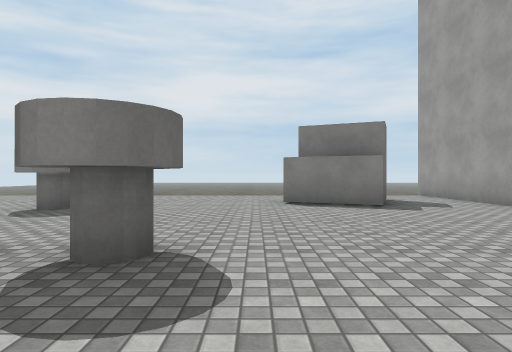
[1] (above)

16 first-person views from a walk through a scene from a Unity 3-D project. The camera is 1.2 m above the floor, looks level and sees 75° across. The floor is counted in squares, 2 m on a side. Each view is taken from the middle of a square. On the plan, view 1 faces up. The plan holds only what a view shows up to about 10 squares ahead; the rest is blank. The place goes on beyond the plan. The player character is not drawn. Some surface patterns are stand-ins.

[2]
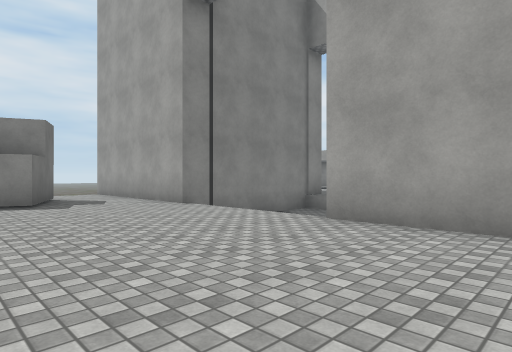

[3]
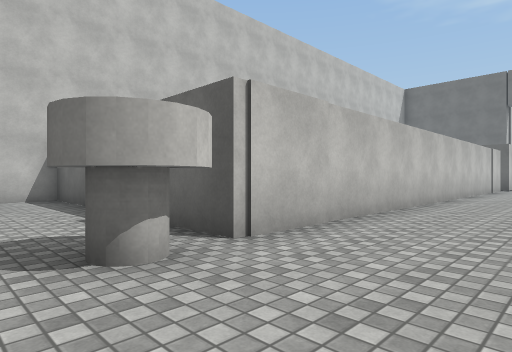

[4]
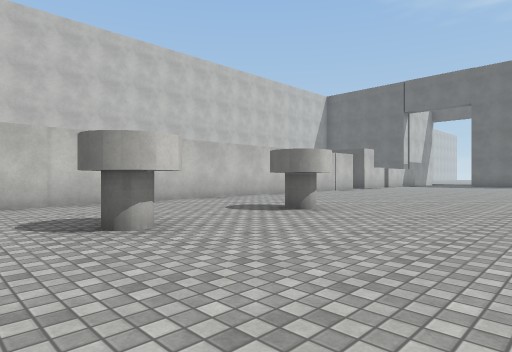

[5]
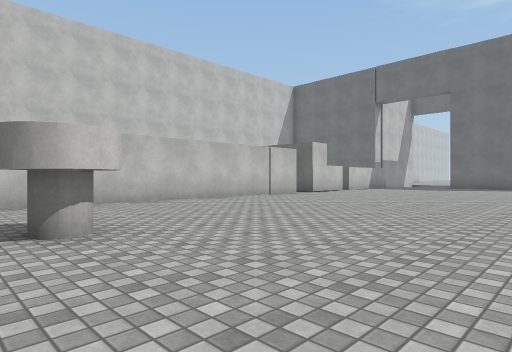

[6]
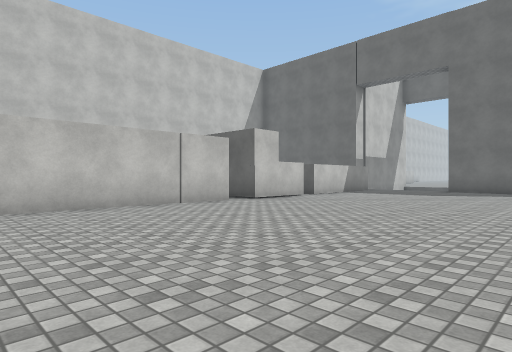

[7]
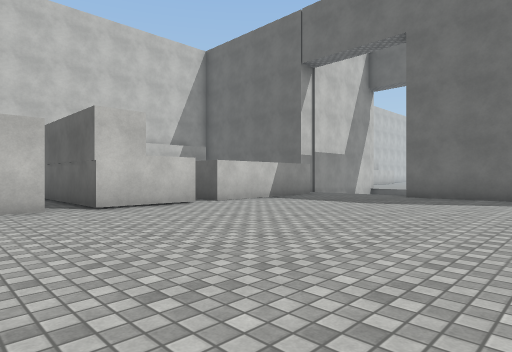

[8]
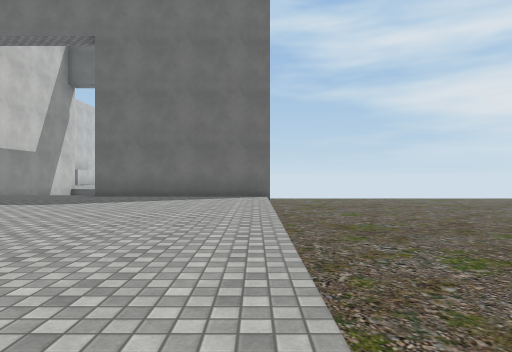

[9]
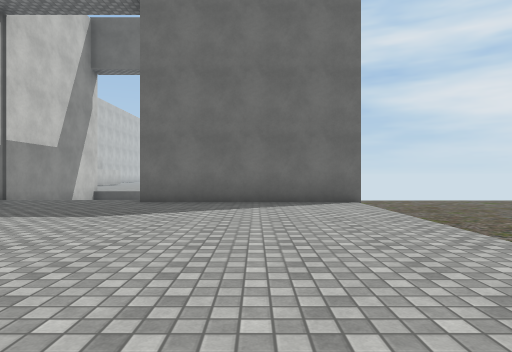

[10]
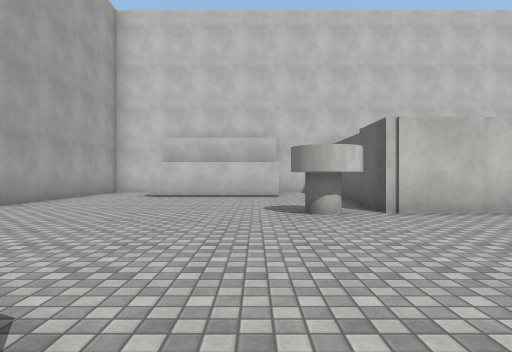

[11]
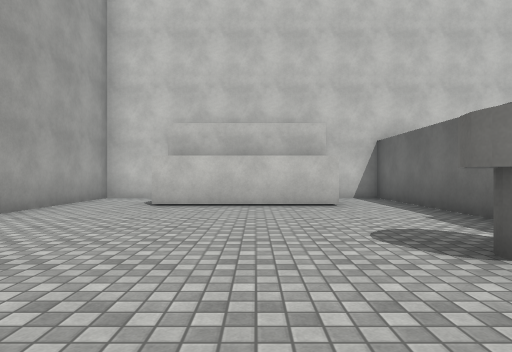

[12]
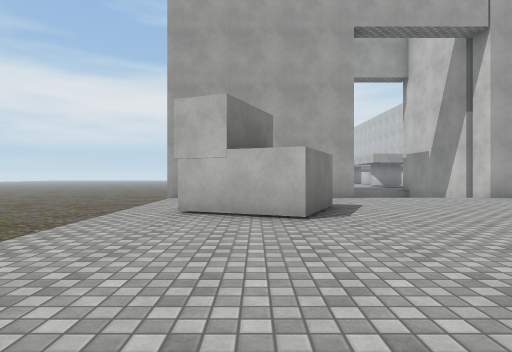

[13]
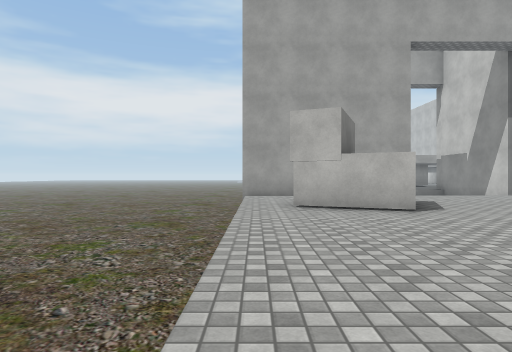

[14]
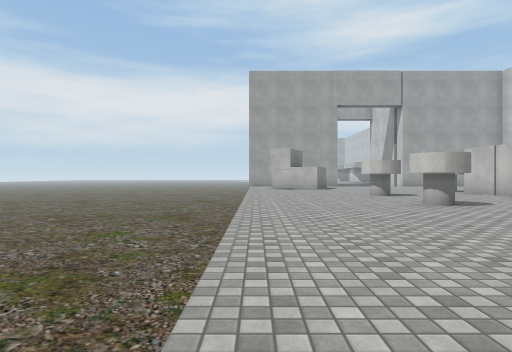

[15]
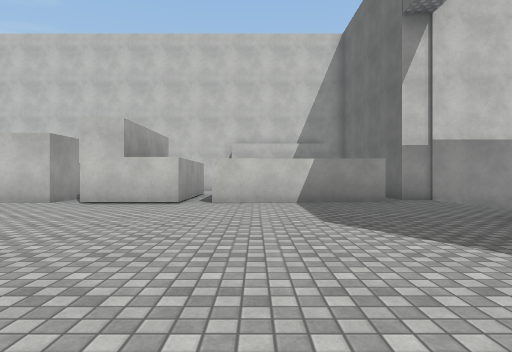

[16]
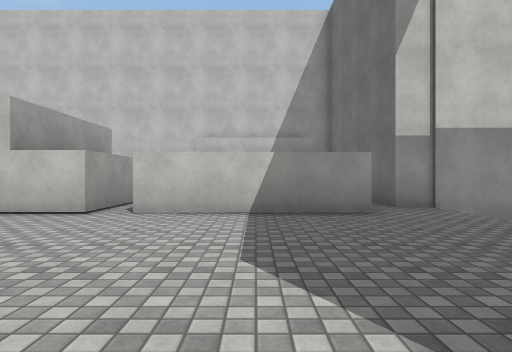

### Floor plan
Key: @ floor where view 1 was taken; # wall or solid block; . floor; v drop or lower ground; C cylinder.
Columns run from 26 left of view 1 to 8 right of it. Each row starts with its distance up from view 1.
 11   vvvvvvvv     vvvvvvvv vvvvvvvv
 10   #............................#
  9   #.........................#..#
  8   #........................###.#
  7   #........................##..#
  6   #................C..CC.......##
  5   ..............................vvv
  4   ..............................  v
  3   ......##...............C......
  2 vv.######################C......v
  1  ###    #              #.......##
  0                        #..@....#
 -1                        #.......#
 -2                        #..####.#
 -3                        #..    .#
 -4                        ###    ##

Positions as (right, up) in squares from view 1, and headings:
1: (0, 0), facing up
2: (1, -1), facing up-right
3: (0, 5), facing down-left
4: (-2, 10), facing down-left
5: (-6, 10), facing down-left
6: (-10, 9), facing down-left
7: (-14, 9), facing down-left
8: (-14, 10), facing left
9: (-16, 8), facing left
10: (0, 8), facing down
11: (1, 5), facing down
12: (-4, 8), facing right
13: (-5, 10), facing right
14: (-14, 10), facing right
15: (-20, 10), facing down
16: (-21, 8), facing down
